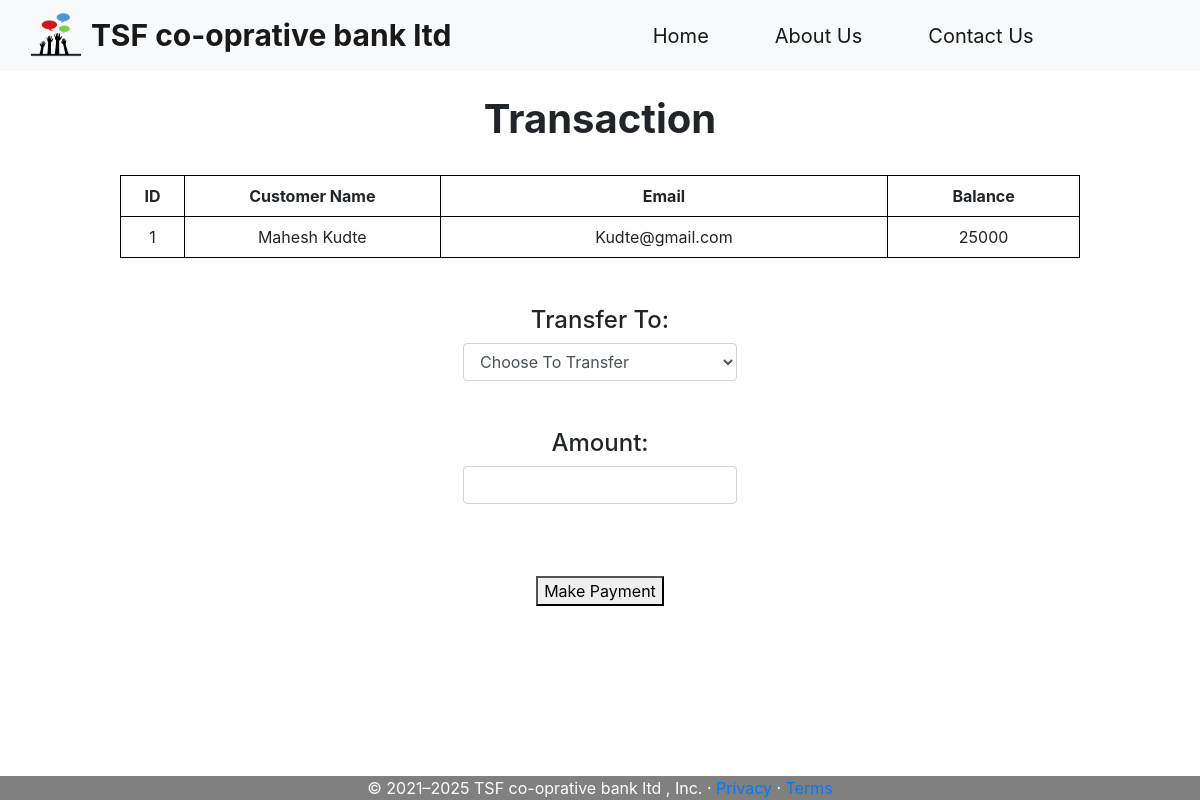
The page /transaction.php?id=1 on the database its author committed.
### tables this page shows
CREATE TABLE `users` (
  `customer_id` int(11) NOT NULL,
  `customer_name` varchar(255) NOT NULL,
  `customer_email` varchar(255) NOT NULL,
  `customer_balance` int(11) NOT NULL
);

### transaction.php (the view, shortened to what this page needs)
<?php
require 'header.php';
?>
<!doctype html>
<html lang="en">
<head>
    <link rel="stylesheet" href="https://stackpath.bootstrapcdn.com/bootstrap/4.3.1/css/bootstrap.min.css"
>
</head>
<body>
<form method="post" class="tabletext" >
    <div>
        <br>
        <h1>Transaction</h1>
        <br>
        <table style="width:80%">
            <tr>
                <th width="5%">ID</th>
                <th width="20%">Customer Name</th>
                <th width="35%">Email</th>
                <th width="15%">Balance</th>
            </tr>
            <tr>
                <?php
                if(isset($_GET['id']))
                {
                    $id = $_GET['id'];
                    $sql = "SELECT * FROM `users` WHERE customer_id=$id";
                    $result = mysqli_query($conn, $sql);
                }
                while($row = mysqli_fetch_assoc($result))
            {
                ?>
                <td><?php echo $row['customer_id'];?></td>
                <td><?php echo $row['customer_name'];?></td>
                <td><?php echo $row['customer_email'];?></td>
                <td><?php echo $row['customer_balance'];?></td>
            </tr>
            <?php } ?>
        </table>
        <br>
        <br>
            <label>
                <h4>Transfer To:</h4><label>
                    <select name="to"  class="form-control"  required>
                    <option value="" disabled selected>Choose To Transfer</option>
                    </select>
                    <br>
                    <br>
                    <label>
                        <h4>Amount:</h4><label>
                        <input class="form-control" type="number" min="1" id="number"
                        name="amount" required>
                    <br>
                    <br>
                    <br>
                    <button name="submit" type="submit" value="update">Make Payment</button>
        </form>
</body>
</html>
<?php
include 'footer.php';
?>

### transaction.php (style rules this page uses)
h1 { text-align: center; font-weight: bold; }
table, td, th { border: 1px solid black; border-collapse: collapse; padding: 10px 10px; text-align: center; margin: auto auto; }
div { text-align: center; }

### rows shown on the page
users: customer_id "1", customer_name "Mahesh Kudte", customer_email "Kudte@gmail.com", customer_balance "25000"
